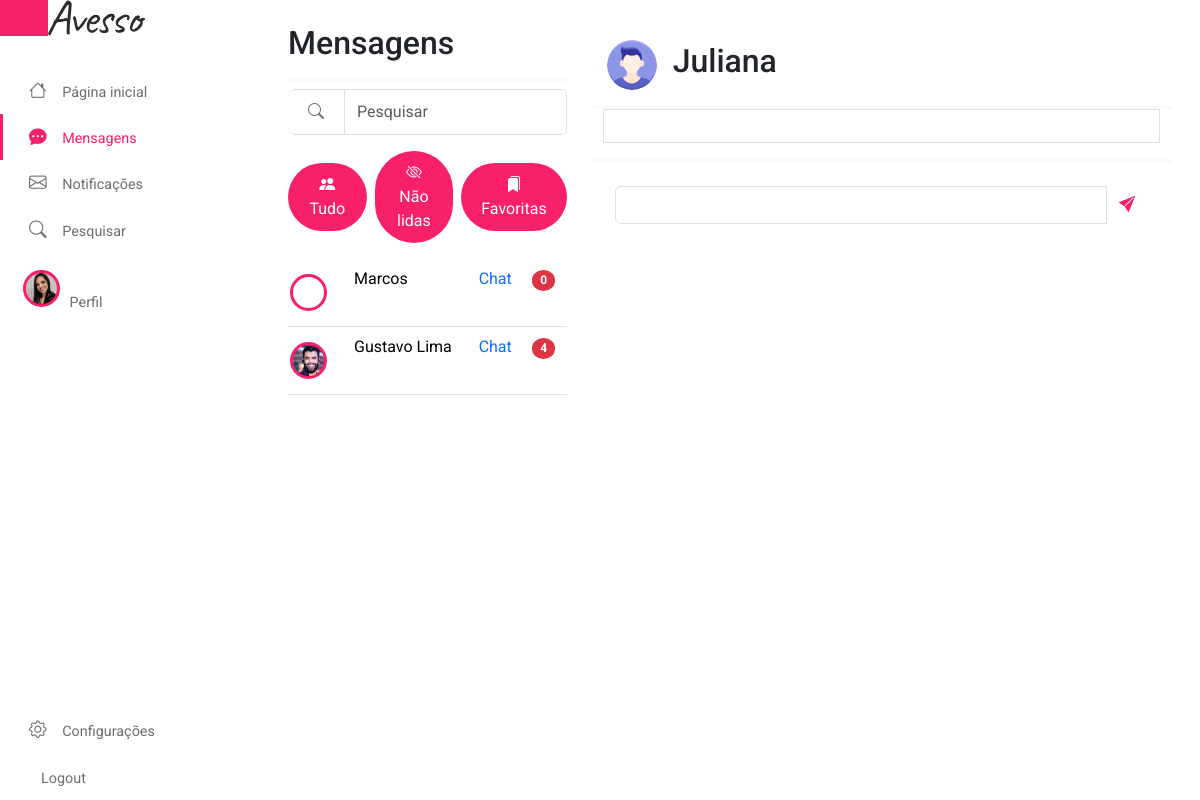
The page /index.php?page=messages (signed in) on the database its author committed.
### tables this page shows
CREATE TABLE IF NOT EXISTS `tbmatches` (
  `idUsuario` int NOT NULL,
  `idUsuarioMatch` int NOT NULL,
  `dataMatche` timestamp NOT NULL DEFAULT CURRENT_TIMESTAMP ON UPDATE CURRENT_TIMESTAMP,
  PRIMARY KEY (`idUsuario`,`idUsuarioMatch`),
  KEY `usuario_id4_fk` (`idUsuario`),
  KEY `usuario_id5_fk` (`idUsuarioMatch`)
);

### pages/messages.php (the view, shortened to what this page needs)
<div class="row">
    <div class="col-4">
        <header class="d-flex gap-2 align-items-center border-bottom border-light border-3 pb-2">
            <h2>Mensagens</h2>
        </header>
        <form class="mt-2" action="" method="post">
            <div class="input-group">
                <button type="submit" class="input-group-text">
                    <i class="bi bi-search"></i>
                </button>
                <input type="search" class="form-control" placeholder="Pesquisar">
            </div>
            <div class="d-flex gap-2 align-items-center justify-content-center mt-3">
                <a href="?page=messages" class="btn btn-primary rounded-pill">
                    <i class="col-2 bi bi-people-fill"></i>
                    Tudo
                </a>
                <a href="?page=messages" class="btn btn-primary rounded-pill"><i class="col-2 bi bi-eye-slash"></i> Não
                    lidas</a>
                <a href="?page=messages" class="btn btn-primary rounded-pill"><i class="col-2 bi bi-bookmarks-fill"></i>
                    Favoritas</a>
            </div>
        </form>
        <div class="message-list">
            <table class="table table-hover mt-3">
                <?php
                $sql = "select u.idUsuario,
m.idUsuario,
m.idUsuarioMatch,
(select nomeUsuario from tbusuarios where idUsuario = m.idUsuarioMatch ) as nomeUsuarioMatch,
(select fotoPerfilUsuario from tbusuarios where idUsuario = m.idUsuarioMatch ) as fotoPerfilUsuarioMatch,
(select count(idDestinatario) as qtNewMsg from tbmensagens where idDestinatario = u.idUsuario and idRemetente = m.idUsuarioMatch  and msgVisualizada = 0) as qtNewMsg
from tbusuarios as u inner join tbmatches as m on u.idUsuario = m.idUsuario where u.idUsuario =" . $_SESSION["idUsuarioLogado"];
                $rs = mysqli_query($conn, $sql);
                while ($dados = mysqli_fetch_assoc($rs)) {
                    echo "<tr>
                <td class='text-left'>
                    <div class=\"round-image-p elevation-2 \" id=\"divfotoperfil\" style=\"background-image: url(img/photos-profile-users/". $dados["fotoPerfilUsuarioMatch"] .")\"></div>
                </td>
                <td>{$dados["nomeUsuarioMatch"]}</td>
                <td><a href='?page=messages&idUsuarioMatch={$dados["idUsuarioMatch"]}'>Chat</a></td>
                <td><a class='badge bg-danger rounded-circle' href='?page=messages&idUsuarioMatch={$dados["idUsuarioMatch"]}'>{$dados["qtNewMsg"]}</a></td>
            </tr>";
                }
                ?>
            </table>
        </div>
    </div>
    <div class="col-8">
        <header class="d-flex gap-3 align-items-center border-bottom border-light border-3 p-3">
            <img width="50px" src="img/account.png" alt="Amanda" class="rounded-circle">
            <h2><?php echo $_SESSION["nomeUsuario"]; ?></h2>
        </header>
        <div class="border-bottom border-light border-3">
            <section class="container-fluid">
                <div id="box-msg" class="overflow-auto p-3 mb-3 border" style="max-height: calc(100vh - 300px);">
                </div>
            </section>
        </div>
        <footer class="gap-3 p-4">
            <div class="content">
                <form action="" method="post">
                    <div class="input-group">
                        <input class="form-control" type="text" id="txtMsg" name="txtMsg"> <button class="btn"
                            id="btn-insert-msg" type="submit">
                            <i class="bi bi-send-fill text-primary"></i>
                        </button>
                    </div>
                </form>
            </div>
        </footer>
    </div>
</div>

### css/styles.css (style rules this page uses)
.text-primary { color: #F82167 !important; }
.btn-primary { background-color: #F82167; color: white; border: none; border-radius: 8px; padding: 10px 20px; cursor: pointer; width: 100%; }
.input-group-text { background-color: white; color: #6E6E6E; border-left: none; border-radius: 8px; padding: 10px 20px; cursor: pointer; z-index: 1; }
a { text-decoration: none; }
body { font-family: 'Roboto', sans-serif; }
.round-image-p { width: 37px; height: 37px; background-size: cover; display: inline-block; border-radius: 125px; -webkit-border-radius: 125px; -moz-border-radius: 125px; border: 5px; border: solid; border-color: #F82167; left: -6px; position: relative; margin-top: 7px; }

### rows shown on the page
tbmatches: nomeUsuarioMatch "Marcos", qtNewMsg "0"
tbmatches: shows a picture, nomeUsuarioMatch "Gustavo Lima", qtNewMsg "4"

### other values the page prints
$_SESSION["nomeUsuario"] "Juliana"
